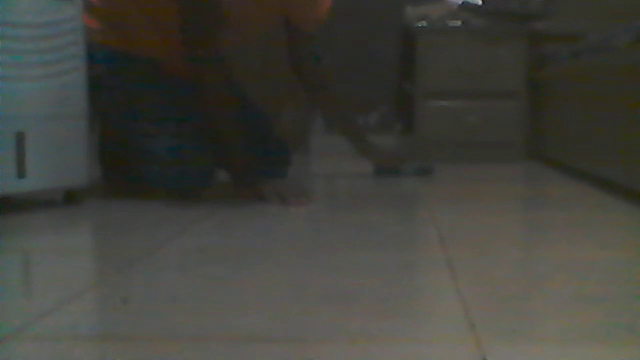
#> input picture frame 5 of Open cv project/1.6.1 in reader opencv/WIN_20201214_20_48_45_Pro.mp4, 640 x 360 px, given in place of video2.mp4, which was not available
$ python 'Dense Opticalflow in opencv.py'
#> lines starting #> are read from the running program, lines starting #| are printed output that depends on the picture; pictures that were not available may be replaced by others from this repository, and a replacement may not be noted
import cv2
import numpy as np

cap=cv2.VideoCapture('video2.mp4'); #create a capture object
ret,frame1=cap.read(); #read first frame
#> frame1 is the input picture: shape (360, 640, 3); mean B, G, R 60.3, 66.4, 66.4
prv_gray_frame=cv2.cvtColor(frame1,cv2.COLOR_BGR2GRAY); #convert color of image from bgr2gray
hsv=np.zeros_like(frame1); #convert frame 1 to hsv using zeroslike
hsv[...,1]=255; #set saturation to 255

while cap.isOpened():
    ret,frame2=cap.read(); #read frame by frame
    next_gray_frame=cv2.cvtColor(frame2,cv2.COLOR_BGR2GRAY); #convert color of frame from bgr2gray

    flow=cv2.calcOpticalFlowFarneback(prv_gray_frame,next_gray_frame,None,0.3,3,15,3,5,1.2,0); #find the optical flow of object
    mag,ang=cv2.cartToPolar(flow[...,0],flow[...,1]); #cartTo Plor cordinates to find x and y
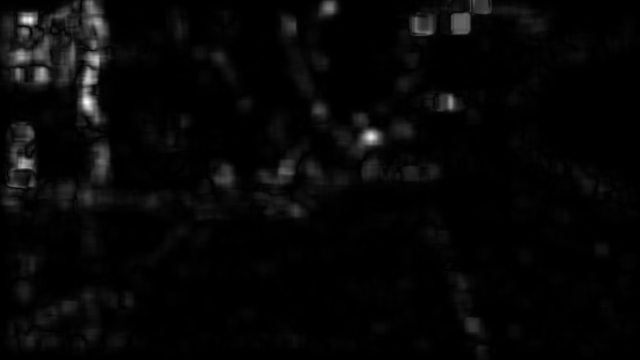
#> mag: shape (360, 640) float32; min 2.7e-06, max 1.26, mean 0.0352; drawn with min black and max white
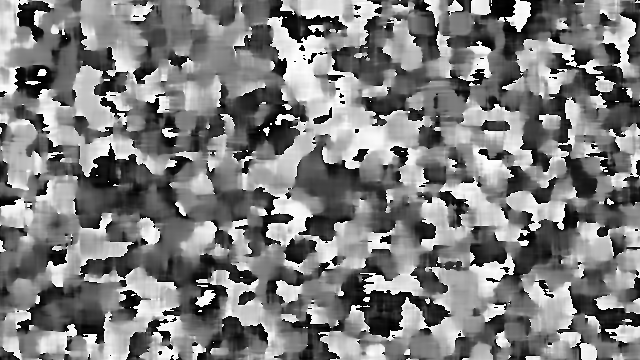
#> ang: shape (360, 640) float32; min 8.61e-06, max 6.28, mean 3.11; drawn with min black and max white

    hsv[...,0]=ang*180/np.pi/2;
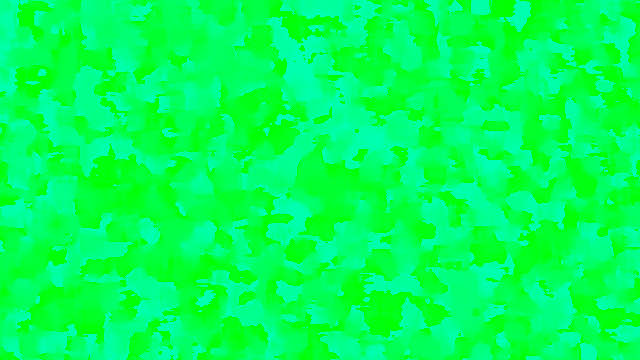
#> hsv: shape (360, 640, 3); mean of channels 0, 1, 2 88.5, 255, 0; drawn as B, G, R
    hsv[...,2]=cv2.normalize(mag,None,0,255,cv2.NORM_MINMAX); #normalize te magnitide
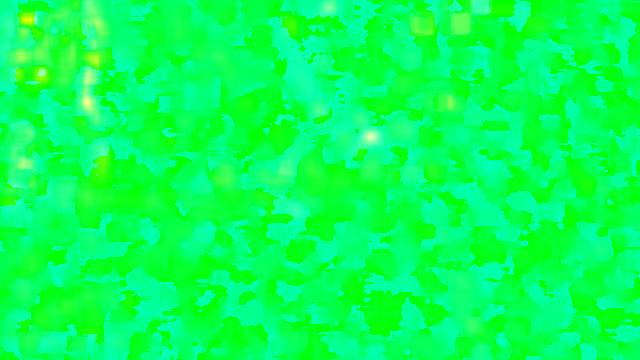
#> hsv: shape (360, 640, 3); mean of channels 0, 1, 2 88.5, 255, 6.7; drawn as B, G, R

    rgb=cv2.cvtColor(hsv,cv2.COLOR_HSV2BGR); #convert color of imag from hsv2bgr
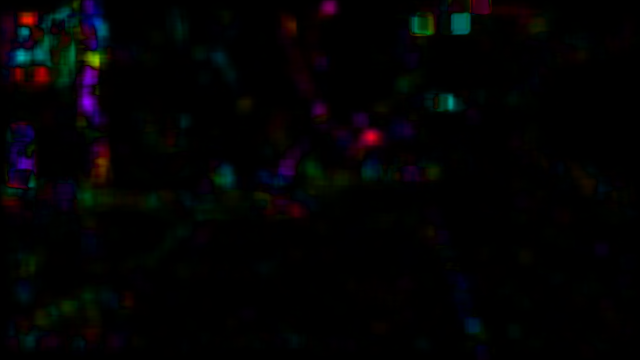
#> rgb: shape (360, 640, 3); mean B, G, R 3.6, 2.9, 3.1

    cv2.namedWindow('DenseOpticalFlow',cv2.WINDOW_NORMAL); #create a named window
    cv2.imshow('DenseOpticalFlow',rgb); #image show

    if cv2.waitKey(5)&0xFF==ord('q'):
#> (key q is pressed here)
        break;

cv2.destroyWindow('DenseOpticalFlow'); #destroy window

$ run again, starting later in the video
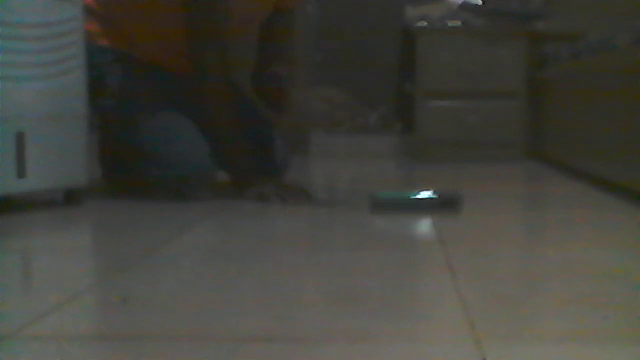
#> input picture frame 24 of Open cv project/1.6.1 in reader opencv/WIN_20201214_20_48_45_Pro.mp4, 640 x 360 px, given in place of video2.mp4, which was not available
#> frame1 is the input picture: shape (360, 640, 3); mean B, G, R 60.3, 66.8, 66.8
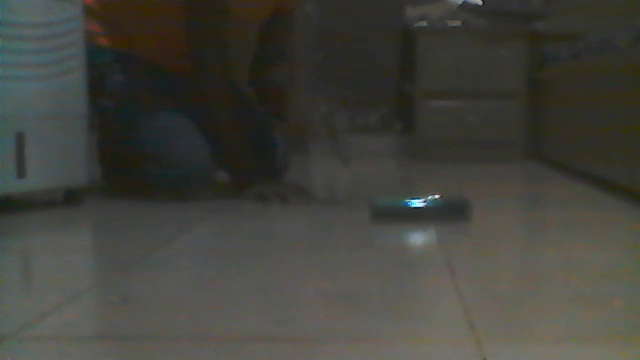
#> input picture frame 25 of Open cv project/1.6.1 in reader opencv/WIN_20201214_20_48_45_Pro.mp4, 640 x 360 px, given in place of video2.mp4, which was not available
#> frame2 is the input picture: shape (360, 640, 3); mean B, G, R 60.5, 66.7, 66.7
#> `hsv[...,2]=cv2.normalize(mag,None,0,255,cv2.NORM_MINMAX);`:
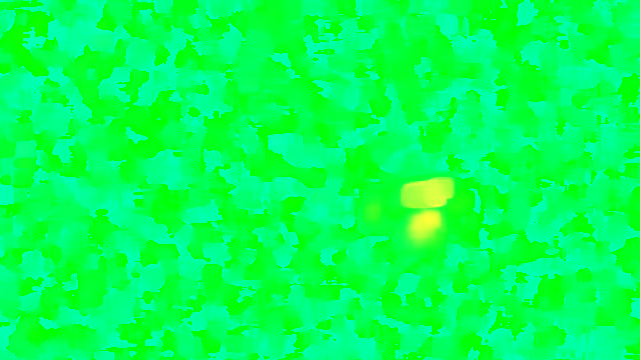
#> hsv: shape (360, 640, 3); mean of channels 0, 1, 2 85.9, 255, 2.4; drawn as B, G, R
